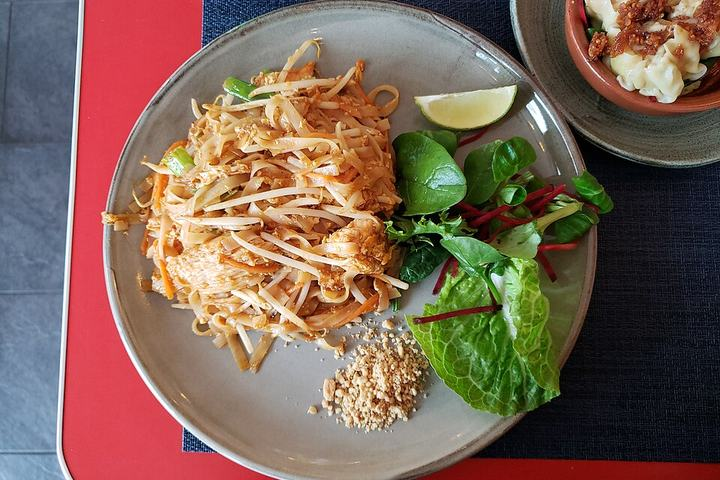
#> input picture img/food/asian.jpg, 720 x 480 px; its folder holds 4 pictures in this run
$ python food-contact-sheet.py
#> lines starting #> are read from the running program, lines starting #| are printed output that depends on the picture
"""菜品图联络表：一眼检查每张是不是该有的东西。"""
import os

from PIL import Image, ImageDraw

APP = os.path.dirname(os.path.dirname(os.path.abspath(__file__)))
SRC = os.path.join(APP, "img", "food")
OUT = os.path.join(APP, "_foodsheet.png")

keys = sorted(set(f.replace("-t.jpg", "").replace("-m.jpg", "").replace(".jpg", "")
                  for f in os.listdir(SRC) if f.endswith(".jpg")))

COLS, CW, CH, LAB = 4, 260, 170, 18
rows = (len(keys) + COLS - 1) // COLS
sheet = Image.new("RGB", (COLS * CW, rows * (CH + LAB)), (30, 32, 38))
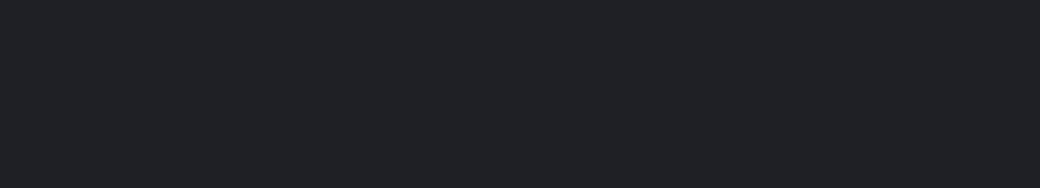
#> sheet: PIL image 1040x188 RGB; mean R, G, B 30, 32, 38
d = ImageDraw.Draw(sheet)

for i, k in enumerate(keys):
    p = os.path.join(SRC, k + ".jpg")
    if not os.path.exists(p):
        continue
    x = (i % COLS) * CW
    y = (i // COLS) * (CH + LAB)
    d.text((x + 4, y + 3), k, fill=(120, 220, 200))
    im = Image.open(p).resize((CW - 6, CH - 6), Image.LANCZOS)
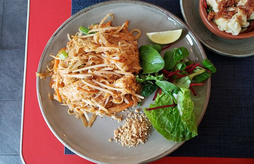
#> im: PIL image 254x164 RGB; mean R, G, B 126.2, 100.3, 85.1
    sheet.paste(im, (x + 3, y + LAB))
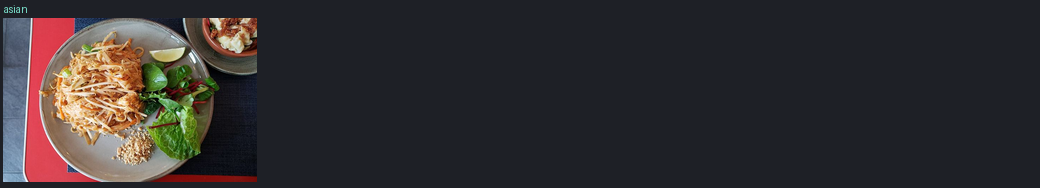
#> sheet: PIL image 1040x188 RGB; mean R, G, B 50.5, 46.6, 48.1

sheet.save(OUT)
print("saved", OUT, sheet.size, len(keys), "种")
#| saved _foodsheet.png (1040, 188) 2 种
